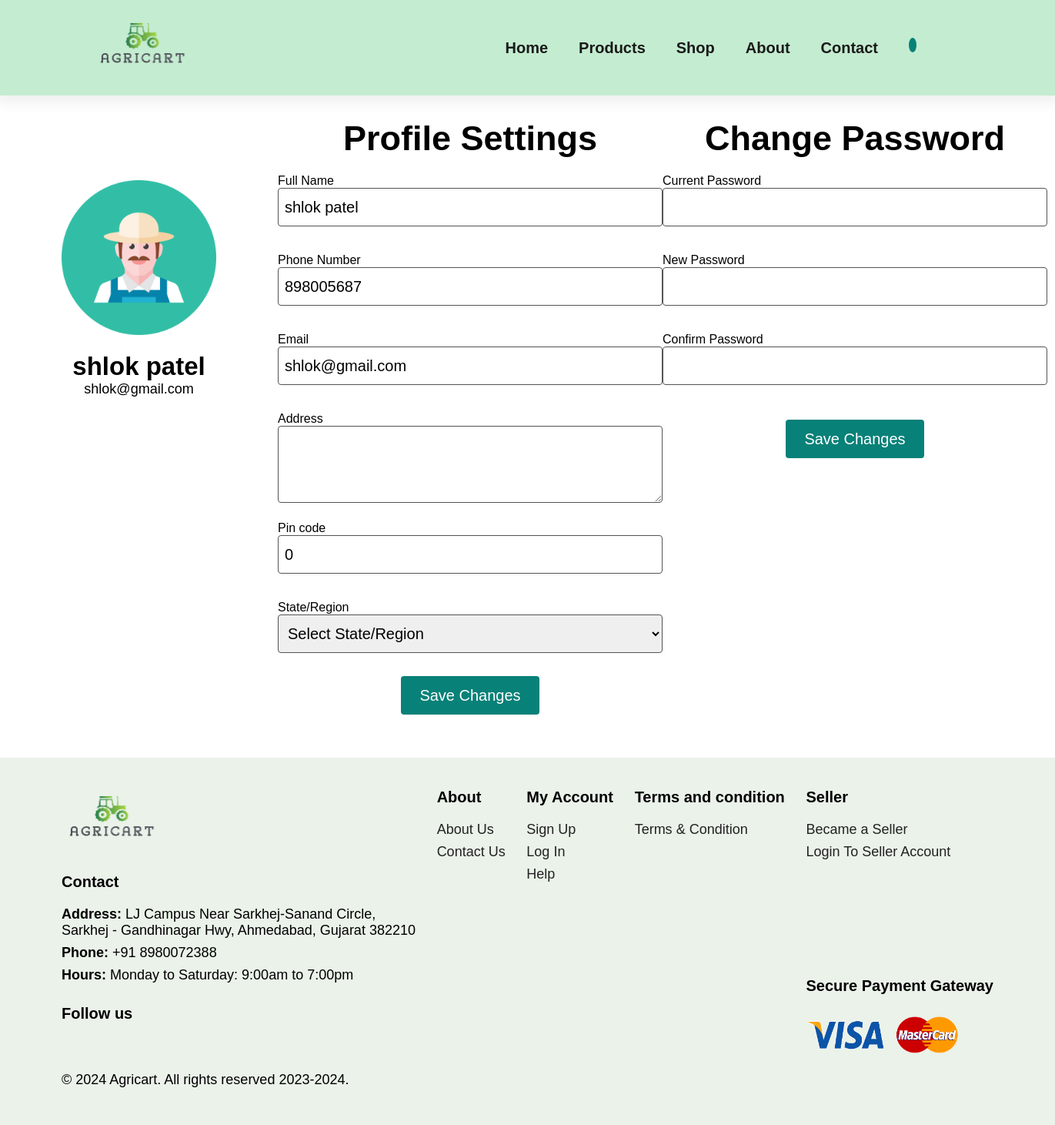
The page /buyer/profile.php (signed in) on the database its author committed.
### tables this page shows
CREATE TABLE `buyer_details` (
  `Buyer_id` int(20) NOT NULL,
  `photo` varchar(255) NOT NULL,
  `full_name` char(50) NOT NULL,
  `email` varchar(50) NOT NULL,
  `contact_no` int(15) NOT NULL,
  `password` varchar(100) NOT NULL,
  `created_on` datetime NOT NULL,
  `address` varchar(200) NOT NULL,
  `pin_code` int(7) NOT NULL,
  `state` varchar(255) NOT NULL,
  `otp` int(7) NOT NULL
);

### buyer/profile.php (the view, shortened to what this page needs)
<?php
include("../database/connection.php");
if(isset($_SESSION['username'])) {
    $username = $_SESSION['username'];
    $buyer_id_query = "SELECT buyer_id FROM buyer_details WHERE email = '$username'";
    $buyer_id_result = mysqli_query($conn, $buyer_id_query);
    $buyer_id_row = mysqli_fetch_assoc($buyer_id_result);
    $buyer_id = $buyer_id_row['buyer_id'];
    $query = "SELECT * FROM buyer_details where buyer_id = '$buyer_id' ";
    $result = mysqli_query($conn, $query);
    $buyer_details = mysqli_fetch_assoc($result);
    $cartcount= "SELECT COUNT(*) AS product_count FROM cart_details WHERE buyer_id = $buyer_id";
    $result_count = $conn->query($cartcount);
    if ($result_count) {
    $row = $result_count->fetch_assoc();
    }
}
?>
<!DOCTYPE html>
<html lang="en">
<head>
    <link rel="stylesheet" href="home.css">
</head>
<body>
<section id="header">
    <a onclick="reloadPage()"><img src="../images/homelogo.png" class="logo"></a>
    <div>
        <ul id="navbar">
            <li class="module"><a href="index.php">Home</a></li>
            <li class="module"><a href="product.php">Products</a></li>
            <li class="module"><a href="shop.php">Shop</a></li>
            <li class="module"><a href="about.php">About</a></li>
            <li class="module"><a href="contact.php">Contact</a></li>
            <li class="icon">
                <div class="cart">
                    <sup><?php if($row['product_count'] > 0){
                        echo $row['product_count']; }?>
                    </sup>
                </div>
            </li>
        </ul>
    </div>
</section>
<section id="profile">
    <div class="profile-1">
        <center>
                <?php
                $image = empty($row['photo']) ? '../images/adminfarmerlogo.png' : '../images/' . $row['photo'];
                ?>
                <img src="<?php echo $image; ?>" alt=""><br><br>
                 <h2> <?php echo $buyer_details['full_name']; ?> </h2>
                 <span><?php echo $buyer_details['email']; ?> </span><br>
        </center>
    </div>
    <div class="profile-2">
        <form action="update_profile.php" method="post">
            <center><h3>Profile Settings</h3></center>
            <div class="name">
                Full Name<br>
                <input type="text" name="first_name" value="<?php echo $buyer_details['full_name']; ?>">
            </div>
            <div class="name">
                Phone Number<br>
                <input type="text" name="contact_no" value="<?php echo $buyer_details['contact_no']; ?>">
            </div>
            <div class="name">
                Email<br>
                <input type="text" name="email" value="<?php echo $buyer_details['email']; ?>" readonly>
            </div>
            <div class="name">
                Address<br>
                <textarea name="address"><?php echo $buyer_details['address']; ?></textarea>
            </div>
            <div class="name">
                Pin code<br>
                <input type="number" name="pin_code" value="<?php echo $buyer_details['pin_code']; ?>" >
            </div>
            <div class="name">
                State/Region<br>
                <select id="stateRegionSelect" name="state">
                    <option value="">Select State/Region</option>
                </select>
            </div>
            <center><button class="profile-button" type="submit" name="save_profile">Save Changes</button></center>
        </form>
    </div>
    <div class="profile-3">
        <form action="update_password.php" method="post">
            <center><h3>Change Password</h3></center>
            <div class="name">
                Current Password<br>
                <input type="password" name="current_password">
            </div>
            <div class="name">
                New Password<br>
                <input type="password" name="new_password">
            </div>
            <div class="name">
                Confirm Password<br>
                <input type="password" name="confirm_password">
            </div>
            <center><button class="profile-button" type="submit" name="save_password">Save Changes</button></center>
        </form>
    </div>
</section>
<?php
include ("footer.php");
?>
</body>
</html>

### buyer/home.css (style rules this page uses)
* { font-family: 'spartan', sans-serif; margin: 0; padding: 0; box-sizing: border-box; }
img.logo { height: 5rem; width: 8.125rem; }
#header { display: flex; align-items: center; justify-content: space-between; padding: 1.25rem 7.5rem; background: #c4ecd0; box-shadow: 0 5px 15px 5px rgb(0,0,0,0.06); z-index: 999; position: sticky; top: 0; left: 0; }
#navbar { display: flex; align-items: center; justify-content: center; }
#navbar li { list-style: none; padding: 0 1.25rem; position: relative; }
#navbar li a { text-decoration: none; font-size: 1.25rem; font-weight: 600; color: #1a1a1a; transition: 0.3s ease; }
.cart sup { background-color:#088178; border-radius: 50%; color: white; padding-left: 5px; padding-right: 5px; padding-bottom: 2px; padding-top: 2px; }
input { width: 100%; padding: 10px; margin-bottom: 15px; box-sizing: border-box; }
button { background-color:#088178; color: #fff; padding: 10px 20px; border: none; border-radius: 5px; cursor: pointer; }
#profile { display: flex; justify-content: space-between; height: 860px; }
.profile-1 img { height: 201px; width: 201px; }
.profile-1 { margin-left: 50px; padding-top: 110px; padding-left: 30px; margin-right: -20px; }
.profile-1 h2 { font-size: 33px; }
.profile-1 span { font-size: 18px; }
.profile-2 { margin-left: 100px; padding-top: 30px; }
.profile-2 h3 { font-size: 45px; padding-bottom: 20px; }
.profile-2 .name { margin-bottom: 20px; }
.profile-2 .name input { height: 50px; width: 500px; font-size: 20px; border-radius: 4px; border:solid 1px #555353; outline: none; padding-left: 8px; }
.profile-2 .name select { height: 50px; width: 500px; font-size: 20px; border-radius: 4px; border:solid 1px #555353; outline: none; padding-left: 8px; }
.profile-3 { margin-top: 30px; margin-right: 100px; }
.profile-2 .name textarea { height: 100px; width: 500px; font-size: 20px; border-radius: 4px; border:solid 1px #555353; outline: none; padding-left: 8px; }
.profile-3 .name { margin-bottom: 20px; }
.profile-3 .name input { height: 50px; width: 500px; font-size: 20px; border-radius: 4px; border:solid 1px #555353; outline: none; padding-left: 8px; }
.profile-3 h3 { font-size: 45px; padding-bottom: 20px; }
#profile button { height: 50px; width: 180px; font-size: 20px; margin-top: 10px; color: #ffff; background-color: #088178; border: none; outline: none; border-radius: 4px; cursor: pointer; }

### rows shown on the page
buyer_details: full_name "shlok patel", email "shlok@gmail.com", first_name "shlok patel", contact_no "898005687", pin_code "0"
